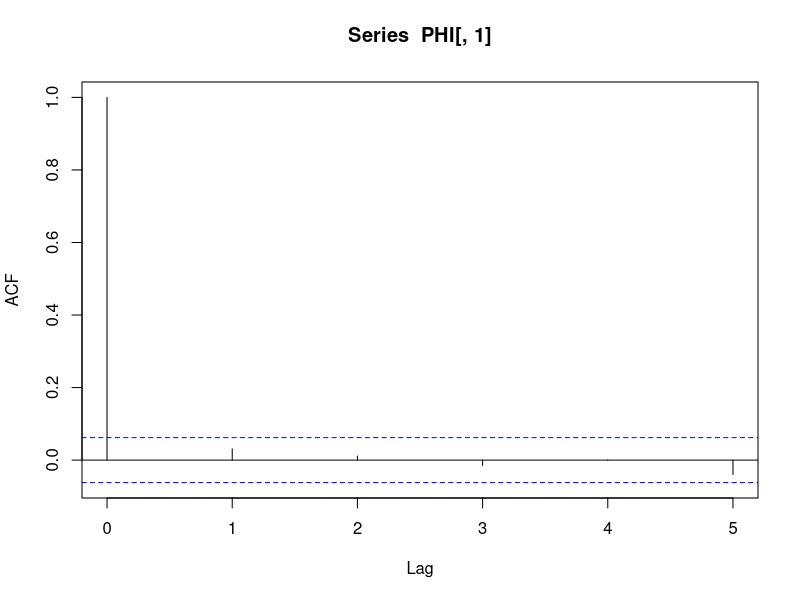
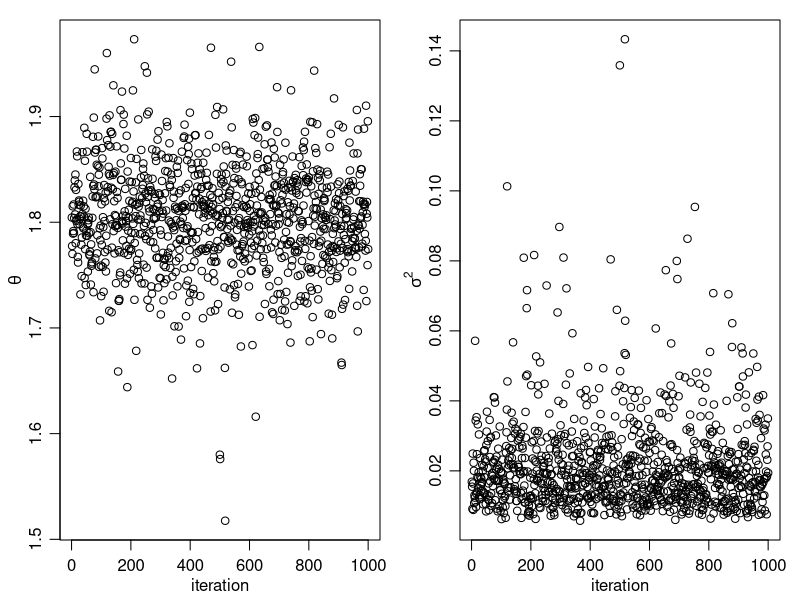

These figures' R source, in order:
#### Gibbs sampler

# priors
mu0<-1.9  ; t20<-0.95^2
s20<-.01 ; nu0<-1

# data
y<-c(1.64,1.70,1.72,1.74,1.82,1.82,1.82,1.90,2.08)
n<-length(y) ; mean.y<-mean(y) ; var.y<-var(y)

## starting values
set.seed(1)
S<-1000
PHI<-matrix(nrow=S,ncol=2)
PHI[1,]<-phi<-c( mean.y, 1/var.y)

## Gibbs sampling algorithm
for(s in 2:S) {
  
  # generate a new theta value from its full conditional
  mun<-  ( mu0/t20 + n*mean.y*phi[2] ) / ( 1/t20 + n*phi[2] )
  t2n<- 1/( 1/t20 + n*phi[2] )
  phi[1]<-rnorm(1, mun, sqrt(t2n) )
  
  # generate a new sigma^2 value from its full conditional
  nun<- nu0+n
  s2n<- (nu0*s20 + (n-1)*var.y + n*(mean.y-phi[1])^2 ) /nun
  phi[2]<- rgamma(1, nun/2, nun*s2n/2)
  
  PHI[s,]<-phi         }

#### trajectory plot of gibbs sampler
pdf("trajectory_plot.pdf",family="Times",height=3.5,width=7)
par(mfrow=c(1,2))
par(mar=c(3,3,1,1),mgp=c(1.75,.75,0))
plot(PHI[,1],xlab="iteration",ylab=expression(theta))  
plot(1/PHI[,2],xlab="iteration",ylab=expression(sigma^2))  

dev.off()

#### lag-t autocorrelation function for mu(theta)
library(coda)
acf(PHI[,1],lag.max=5)

### EffectiveSize for mu(theta)
effectiveSize( PHI[,1] )

### EffectiveSize for var(sigma^2)
effectiveSize(1/PHI[,2] )